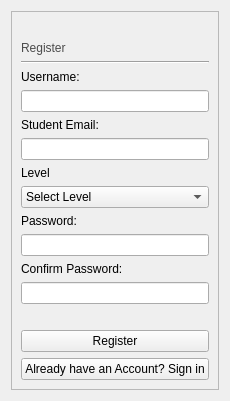
          <widget class="QWidget" name="registerPage">
           <layout class="QVBoxLayout" name="verticalLayout_190">
            <item>
             <widget class="QFrame" name="frame">
              <property name="frameShape">
               <enum>QFrame::StyledPanel</enum>
              </property>
              <property name="frameShadow">
               <enum>QFrame::Raised</enum>
              </property>
              <layout class="QVBoxLayout" name="verticalLayout_2">
               <item>
                <layout class="QHBoxLayout" name="horizontalLayout">
                 <item>
                  <widget class="QLabel" name="Icon">
                   <property name="maximumSize">
                    <size>
                     <width>120</width>
                     <height>81</height>
                    </size>
                   </property>
                   <property name="text">
                    <string/>
                   </property>
                   <property name="pixmap">
                    <pixmap>:/futminna_logo</pixmap>
                   </property>
                   <property name="alignment">
                    <set>Qt::AlignCenter</set>
                   </property>
                  </widget>
                 </item>
                </layout>
               </item>
               <item>
                <widget class="QLabel" name="label">
                 <property name="styleSheet">
                  <string notr="true">color:rgb(75, 75, 75);
font: 16pt &quot;Comic Sans MS&quot;;</string>
                 </property>
                 <property name="text">
                  <string>Register</string>
                 </property>
                </widget>
               </item>
               <item>
                <widget class="Line" name="line">
                 <property name="orientation">
                  <enum>Qt::Horizontal</enum>
                 </property>
                </widget>
               </item>
               <item>
                <layout class="QVBoxLayout" name="verticalLayout_3">
                 <item>
                  <widget class="QLabel" name="UsernameLabel">
                   <property name="text">
                    <string>Username:</string>
                   </property>
                  </widget>
                 </item>
                 <item>
                  <widget class="QLineEdit" name="usernameLineEdit">
                   <property name="text">
                    <string/>
                   </property>
                  </widget>
                 </item>
                 <item>
                  <widget class="QLabel" name="emailLabel">
                   <property name="text">
                    <string>Student Email:</string>
                   </property>
                  </widget>
                 </item>
                 <item>
                  <widget class="QLineEdit" name="emailEdit"/>
                 </item>
                 <item>
                  <widget class="QLabel" name="label_2">
                   <property name="text">
                    <string>Level</string>
                   </property>
                  </widget>
                 </item>
                 <item>
                  <widget class="QComboBox" name="comboBox">
                   <property name="styleSheet">
                    <string notr="true"/>
                   </property>
                   <item>
                    <property name="text">
                     <string>Select Level</string>
                    </property>
                   </item>
                   <item>
                    <property name="text">
                     <string>100Level</string>
                    </property>
                   </item>
                   <item>
                    <property name="text">
                     <string>200Level</string>
                    </property>
                   </item>
                   <item>
                    <property name="text">
                     <string>300Level</string>
                    </property>
                   </item>
                   <item>
                    <property name="text">
                     <string>400Level</string>
                    </property>
                   </item>
                   <item>
                    <property name="text">
                     <string>500Level</string>
                    </property>
                   </item>
                  </widget>
                 </item>
                 <item>
                  <widget class="QLabel" name="passwordLabel">
                   <property name="text">
                    <string>Password:</string>
                   </property>
                  </widget>
                 </item>
                 <item>
                  <widget class="QLineEdit" name="passwordEdit"/>
                 </item>
                 <item>
                  <widget class="QLabel" name="confirmPLabel">
                   <property name="text">
                    <string>Confirm Password:</string>
                   </property>
                  </widget>
                 </item>
                 <item>
                  <widget class="QLineEdit" name="confirmPLabel_2"/>
                 </item>
                 <item>
                  <spacer name="horizontalSpacer">
                   <property name="orientation">
                    <enum>Qt::Horizontal</enum>
                   </property>
                   <property name="sizeHint" stdset="0">
                    <size>
                     <width>40</width>
                     <height>20</height>
                    </size>
                   </property>
                  </spacer>
                 </item>
                 <item>
                  <widget class="QPushButton" name="regBtn">
                   <property name="text">
                    <string>Register</string>
                   </property>
                  </widget>
                 </item>
                 <item>
                  <widget class="QPushButton" name="loginReqBtn">
                   <property name="text">
                    <string>Already have an Account? Sign in</string>
                   </property>
                  </widget>
                 </item>
                </layout>
               </item>
              </layout>
             </widget>
            </item>
           </layout>
          </widget>
